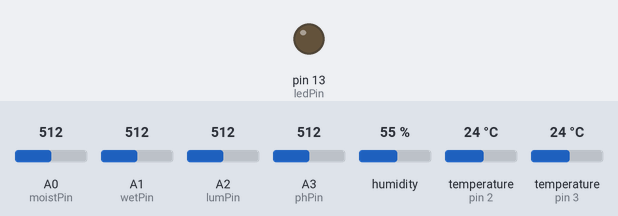
The sketch below on a simulated Arduino Uno, built with avr-gcc and run on an emulated ATmega328P. Shown: output pins drawn as LEDs (lit = HIGH). Wiring (inferred from the names in the program): DHT22 sensor: data pin 3. Inputs (shaded band) come from the test bench; at power-on: temperature (sensors on pin 3, pin 2) 24 °C, A2 (lumPin) = 512, A0 (moistPin) = 512, A1 (wetPin) = 512, A3 (phPin) = 512, humidity 55 %. What the sketch prints to the serial monitor is not drawn.

Above: at 1.9 s.
2.0 s: temperature (sensor on pin 3) set to 20.7 °C
4.0 s: temperature (sensor on pin 3) set to 19.1 °C
At 6.2 s:
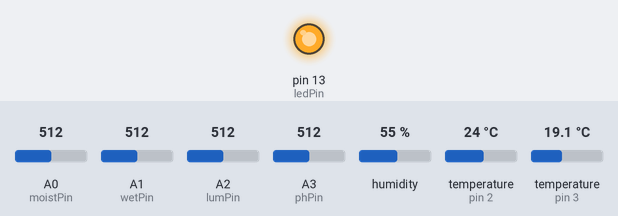
6.6 s: A2 (lumPin) set to 855
8.1 s: A2 (lumPin) set to 882
10.7 s: temperature (sensor on pin 3) set to 28 °C
At 12.8 s:
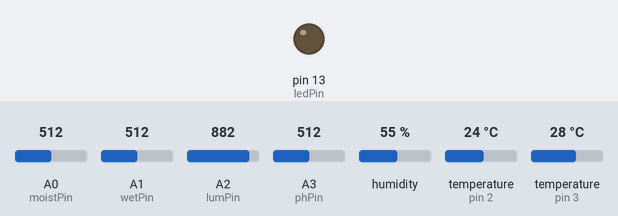
13.6 s: temperature (sensor on pin 3) set to 12 °C
At 15.3 s:
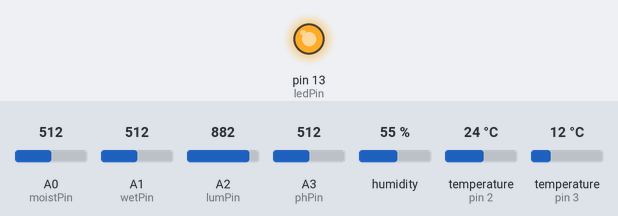
Timing chart, 0 to 16.8 s (numbered marks = the images above; inputs shaded):
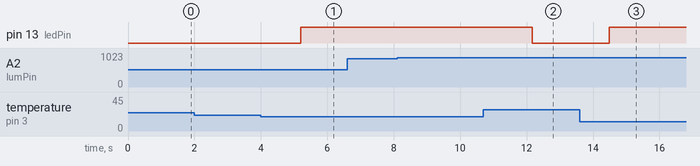

Measured:
- the behaviour switches between 20 and 19.9 °C on temperature (sensor on pin 3) (found by bisection; images 0 and 1)
- after the input at 2.0 s, every drawn part: stays the same
- after the input at 4.0 s, pin 13 (ledPin): LOW → HIGH after 1.2 s
- after the input at 6.6 s, every drawn part: stays the same
- after the input at 8.1 s, every drawn part: stays the same
- after the input at 10.7 s, pin 13 (ledPin): HIGH → LOW after 1.5 s
- after the input at 13.6 s, pin 13 (ledPin): LOW → HIGH after 0.89 s

The sketch:

Fullprobe_send_f1.ino
```cpp
#include "DHT.h"
#include "OneWire.h"
#include "math.h"

//Sensors location


#define DHTPIN 3
#define DHTTYPE DHT22   // DHT 22  (AM2302)

const int numReadings = 20;

int readings[numReadings];      // the readings from the analog input
int index = 0;                  // the index of the current reading
int total = 0;                  // the running total
int average = 0;                // the average


DHT dht(DHTPIN, DHTTYPE);
int ledPin = 13;
int moistPin = A0;
int wetPin = A1;
int lumPin = A2;
int phPin = A3;
int soiltempPin = 2;
OneWire ds(soiltempPin);

//Variables

  float h = 0;
  float t = 0;
  float l = 0;
  int m = 0;
  int w = 0;
  float pH = 0;
  float sT = 0;

//Analog calibration Values for Maping (input here)


  int mMax=693;
  int mMin=0;

  int wMax=1013;
  int wMin=100;

  float lMax=1023/2;
  int lMin=0;

  int pHMax=1023;
  int pHMin=0;


void setup() {
  Serial.begin(9600);
  Serial.println("DHTxx test!");

  dht.begin();

  for (int thisReading = 0; thisReading < numReadings; thisReading++)
    readings[thisReading] = 0;

  pinMode (ledPin, OUTPUT);
}

void loop() {
  //Reading Sensores
  h = dht.readHumidity();
  t = dht.readTemperature();
  l = analogRead(lumPin);
  m = analogRead(moistPin);
  w = analogRead(wetPin);
    // subtract the last reading:
  total= total - readings[index];
  // read from the sensor:
  readings[index] = analogRead(phPin);
  // add the reading to the total:
  total= total + readings[index];
  // advance to the next position in the array:
  index = index + 1;

  // if we're at the end of the array...
  if (index >= numReadings)
    // ...wrap around to the beginning:
    index = 0;

  // calculate the average:
  average = total / numReadings;
  // send it to the computer as ASCII digits


  pH = (0.02*average)-2.92;
  sT = getTemp();


  //Converting Units


  l = exp(0.02639*l-0.7512);

  m = map(m,mMin,mMax,0,100);
  w = map(w,wMin,wMax,100,0);


  // check if returns are valid, if they are NaN (not a number) then something went wrong!
//  if (isnan(t) || isnan(h) {
//    Serial.println("Failed to read from DHT");
//  } else {
    Serial.print("A");
    Serial.print(h);
    Serial.print("G");
    Serial.print(t);
    Serial.print("P");
    Serial.print(l);
    Serial.print("Q");
    Serial.print(m);
    Serial.print("R");
    Serial.print(pH,1);
    Serial.print("S");
    Serial.print(sT);
    Serial.print("T");
    Serial.print(w);
    Serial.print("U");

    if (t < 20) {
      digitalWrite (ledPin, HIGH);
    }
    else {
      digitalWrite (ledPin, LOW);
    }

    delay(50);

//  }
}


float getTemp(){
 //returns the temperature from one DS18S20 in DEG Celsius

 byte data[12];
 byte addr[8];

 if ( !ds.search(addr)) {
   //no more sensors on chain, reset search
   ds.reset_search();
   return -1000;
 }

 if ( OneWire::crc8( addr, 7) != addr[7]) {
   Serial.println("CRC is not valid!");
   return -1000;
 }

 if ( addr[0] != 0x10 && addr[0] != 0x28) {
   Serial.print("Device is not recognized");
   return -1000;
 }

 ds.reset();
 ds.select(addr);
 ds.write(0x44,1); // start conversion, with parasite power on at the end

 byte present = ds.reset();
 ds.select(addr);
 ds.write(0xBE); // Read Scratchpad


 for (int i = 0; i < 9; i++) { // we need 9 bytes
  data[i] = ds.read();
 }

 ds.reset_search();

 byte MSB = data[1];
 byte LSB = data[0];

 float tempRead = ((MSB << 8) | LSB); //using two's compliment
 float TemperatureSum = tempRead / 16;

 return TemperatureSum;

}

void getPH() {


}
```
